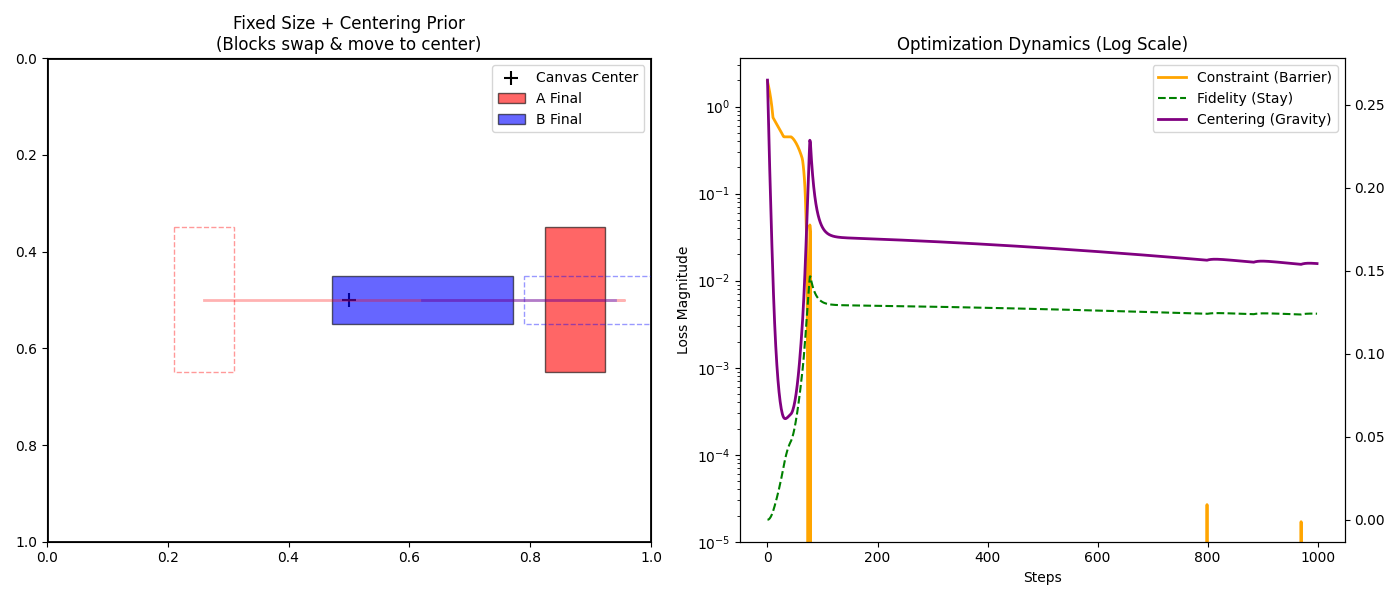

This chart was generated by the following Python code:
"""
README:
This script is used to test the optimization of the layout of the boxes with constraints.
The boxes are initialized with random positions and fixed sizes.
The optimization is performed by minimizing the loss function.
The loss function is the sum of the following three terms:
1. The alignment loss of the bottom of the boxes.
2. The overlap loss of the boxes.
3. The boundary loss of the boxes.
4. The centering loss of the boxes.
"""



import torch
import torch.nn as nn
import torch.optim as optim
import matplotlib.pyplot as plt
import matplotlib.patches as patches
import numpy as np

class DynamicBarrierFixedSizeOptimizer:
    def __init__(self, initial_boxes, constraints, fidelity_alpha=1.0, centering_alpha=0.5, threshold=1e-4):
        """
        Modified Version: Fixed Size (w, h) + Centering Potential
        """
        # 1. 记录初始位置 (用于保真度计算)
        self.initial_xy = initial_boxes[:, :2].clone().detach()
        
        # 2. 拆分参数：xy 可动，wh 固定
        self.xy = nn.Parameter(initial_boxes[:, :2].clone())
        self.wh = initial_boxes[:, 2:].clone().detach()
        
        self.constraints = constraints
        self.fid_alpha = fidelity_alpha   # 保真度权重 (拉回原位)
        self.cent_alpha = centering_alpha # 居中权重 (拉向中心)
        self.threshold = threshold
        self.margin = 0.05

        # 记录历史 (新增 loss_center)
        self.history = {'boxes': [], 'loss_c': [], 'loss_f': [], 'loss_center': []}

    @property
    def boxes(self):
        return torch.cat([self.xy, self.wh], dim=1)

    def get_corners(self, xywh):
        x, y, w, h = xywh
        return x, y, x+w, y+h

    def calc_constraint_loss(self):
        # ... (保持原有的约束逻辑不变) ...
        loss = torch.tensor(0.0)
        current_boxes = self.boxes

        # A. 逻辑约束
        for c in self.constraints:
            ctype = c['type']
            if 'source' in c:
                i, j = c['source'], c['target']
                xi_min, yi_min, xi_max, yi_max = self.get_corners(current_boxes[i])
                xj_min, yj_min, xj_max, yj_max = self.get_corners(current_boxes[j])
                
                if ctype == 'left_of':   val = (xi_max + self.margin) - xj_min
                elif ctype == 'right_of': val = (xj_max + self.margin) - xi_min
                elif ctype == 'above':    val = (yi_max + self.margin) - yj_min
                elif ctype == 'below':    val = (yj_max + self.margin) - yi_min
                else: val = torch.tensor(0.0)
                
                loss += torch.relu(val)

        # B. 物理互斥 (防重叠)
        n = len(current_boxes)
        for i in range(n):
            for j in range(i + 1, n):
                xi_min, yi_min, xi_max, yi_max = self.get_corners(current_boxes[i])
                xj_min, yj_min, xj_max, yj_max = self.get_corners(current_boxes[j])
                
                inter_w = torch.relu(torch.min(xi_max, xj_max) - torch.max(xi_min, xj_min))
                inter_h = torch.relu(torch.min(yi_max, yj_max) - torch.max(yi_min, yj_min))
                loss += inter_w * inter_h * 10.0

        # C. 边界约束
        l_bound = (torch.relu(-current_boxes[:,0]) + torch.relu(current_boxes[:,0]+current_boxes[:,2]-1) + 
                   torch.relu(-current_boxes[:,1]) + torch.relu(current_boxes[:,1]+current_boxes[:,3]-1)).sum()
        
        return loss + l_bound * 10.0

    def calc_fidelity_loss(self):
        # 计算相对于初始位置的位移 (MSE)
        return torch.mean((self.xy - self.initial_xy) ** 2)

    def calc_centering_loss(self):
        """
        [新增] 计算居中势能
        目标：让每个 Box 的中心点 (cx, cy) 尽可能靠近画布中心 (0.5, 0.5)
        """
        # 计算当前中心点
        current_boxes = self.boxes
        cx = current_boxes[:, 0] + current_boxes[:, 2] / 2
        cy = current_boxes[:, 1] + current_boxes[:, 3] / 2
        
        # 计算到 (0.5, 0.5) 的欧式距离平方和
        # 使用 sum 而不是 mean，以便组件越多，向心力越强（可选）
        dist = (cx - 0.5)**2 + (cy - 0.5)**2
        return torch.sum(dist)

    def optimize(self, steps=500, lr=0.01):
        optimizer = optim.Adam([self.xy], lr=lr)
        
        print(f"开始优化 (Centered): Fid_Alpha={self.fid_alpha}, Cent_Alpha={self.cent_alpha}")
        
        for step in range(steps):
            optimizer.zero_grad()
            
            l_const = self.calc_constraint_loss()
            l_fid = self.calc_fidelity_loss()
            l_center = self.calc_centering_loss() # 计算居中 Loss
            
            # --- 动态权重调度 ---
            if l_const > self.threshold:
                # [VIOLATION 模式]
                # 优先级：全力解决约束冲突
                # 策略：关闭居中力，防止它干扰拓扑解结
                w_c = 1000.0
                w_f = 0.0       # 暂时忽略保真度
                w_center = 0.0  # 暂时忽略居中
                state_msg = "VIOLATION"
            else:
                # [FEASIBLE 模式]
                # 优先级：在可行域内寻找更优解
                # 策略：开启保真度和居中力
                w_c = 100.0     # 保持约束壁垒
                w_f = self.fid_alpha 
                w_center = self.cent_alpha # 引入全局先验
                state_msg = "FEASIBLE"
            
            total_loss = w_c * l_const + w_f * l_fid + w_center * l_center
            
            total_loss.backward()
            optimizer.step()
            
            # 记录历史
            current_snapshot = self.boxes.detach().numpy().copy()
            self.history['boxes'].append(current_snapshot)
            self.history['loss_c'].append(l_const.item())
            self.history['loss_f'].append(l_fid.item())
            self.history['loss_center'].append(l_center.item()) # 记录居中Loss
            
            if step % 50 == 0:
                print(f"Step {step:03d} [{state_msg}] | Const: {l_const.item():.4f} | Fid: {l_fid.item():.4f} | Center: {l_center.item():.4f}")

        return self.boxes.detach()

# ==========================================
# 测试与可视化 (更新版)
# ==========================================

# 场景设置：两个矩形互换位置
init_boxes = torch.tensor([
    [0.2, 0.35, 0.1, 0.3], # Box A
    [0.8, 0.45, 0.3, 0.1], # Box B
])

# 约束：A 必须在 B 右边 (强制互换)
constraints = [{'type': 'right_of', 'source': 0, 'target': 1}]

# 实例化优化器：
# fidelity_alpha = 1.0 (即使满足约束，也不要跑太远)
# centering_alpha = 2.0 (稍微强一点的向心力，让它们排好后往中间靠)
opt = DynamicBarrierFixedSizeOptimizer(init_boxes, constraints, fidelity_alpha=1.0, centering_alpha=2.0)
final_boxes = opt.optimize(steps=1000)

def visualize_trajectory_with_center(optimizer, title):
    history = np.array(optimizer.history['boxes'])
    loss_c = optimizer.history['loss_c']
    loss_f = optimizer.history['loss_f']
    loss_center = optimizer.history['loss_center'] # 获取居中Loss数据
    
    fig, (ax1, ax2) = plt.subplots(1, 2, figsize=(14, 6))
    
    # --- 左图：轨迹 ---
    ax1.set_title(title)
    ax1.set_xlim(0, 1); ax1.set_ylim(0, 1); ax1.invert_yaxis()
    ax1.add_patch(patches.Rectangle((0,0),1,1, fill=False, ec='black', lw=2))
    # 画出画布中心点
    ax1.scatter(0.5, 0.5, c='black', marker='+', s=100, label='Canvas Center')
    
    colors = ['red', 'blue']
    labels = ['A', 'B']
    
    # 绘制起点和终点
    initial = history[0]
    final = history[-1]
    
    for i in range(len(initial)):
        # Start
        b_s = initial[i]
        ax1.add_patch(patches.Rectangle((b_s[0], b_s[1]), b_s[2], b_s[3], 
                                      ec=colors[i], fill=False, ls='--', alpha=0.4))
        # End
        b_e = final[i]
        ax1.add_patch(patches.Rectangle((b_e[0], b_e[1]), b_e[2], b_e[3], 
                                      ec='black', fc=colors[i], alpha=0.6, label=f'{labels[i]} Final'))
        
        # 轨迹线
        cx = history[:, i, 0] + history[:, i, 2]/2
        cy = history[:, i, 1] + history[:, i, 3]/2
        ax1.plot(cx, cy, color=colors[i], alpha=0.3, linewidth=2)
    
    ax1.legend()

    # --- 右图：Loss 曲线 ---
    ax2.set_title("Optimization Dynamics (Log Scale)")
    ax2.set_xlabel("Steps")
    ax2.set_ylabel("Loss Magnitude")
    
    # 使用双轴 (Constraints 通常很大，Fidelity/Center 通常很小)
    l1 = ax2.plot(loss_c, color='orange', label='Constraint (Barrier)', linewidth=2)
    ax2.set_yscale('log')
    ax2.set_ylim(bottom=1e-5)
    
    ax2_r = ax2.twinx()
    l2 = ax2_r.plot(loss_f, color='green', label='Fidelity (Stay)', linewidth=1.5, linestyle='--')
    l3 = ax2_r.plot(loss_center, color='purple', label='Centering (Gravity)', linewidth=2, linestyle='-')
    
    # 合并图例
    lines = l1 + l2 + l3
    labs = [l.get_label() for l in lines]
    ax2.legend(lines, labs, loc='upper right')
    
    plt.tight_layout()
    plt.savefig('test_constracts_adjust_v4.png')
    # plt.show()

visualize_trajectory_with_center(opt, "Fixed Size + Centering Prior\n(Blocks swap & move to center)")
